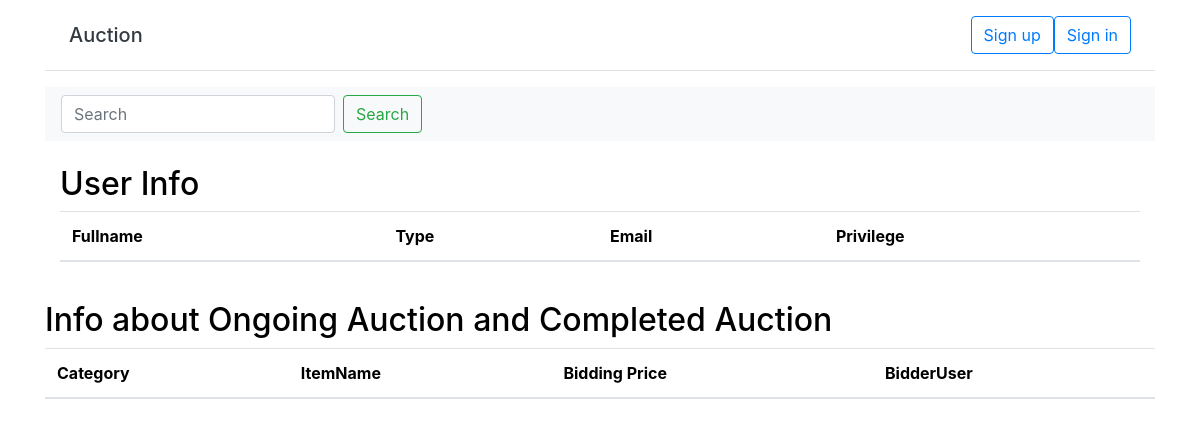
Before: /admin_home.php with the older database file.
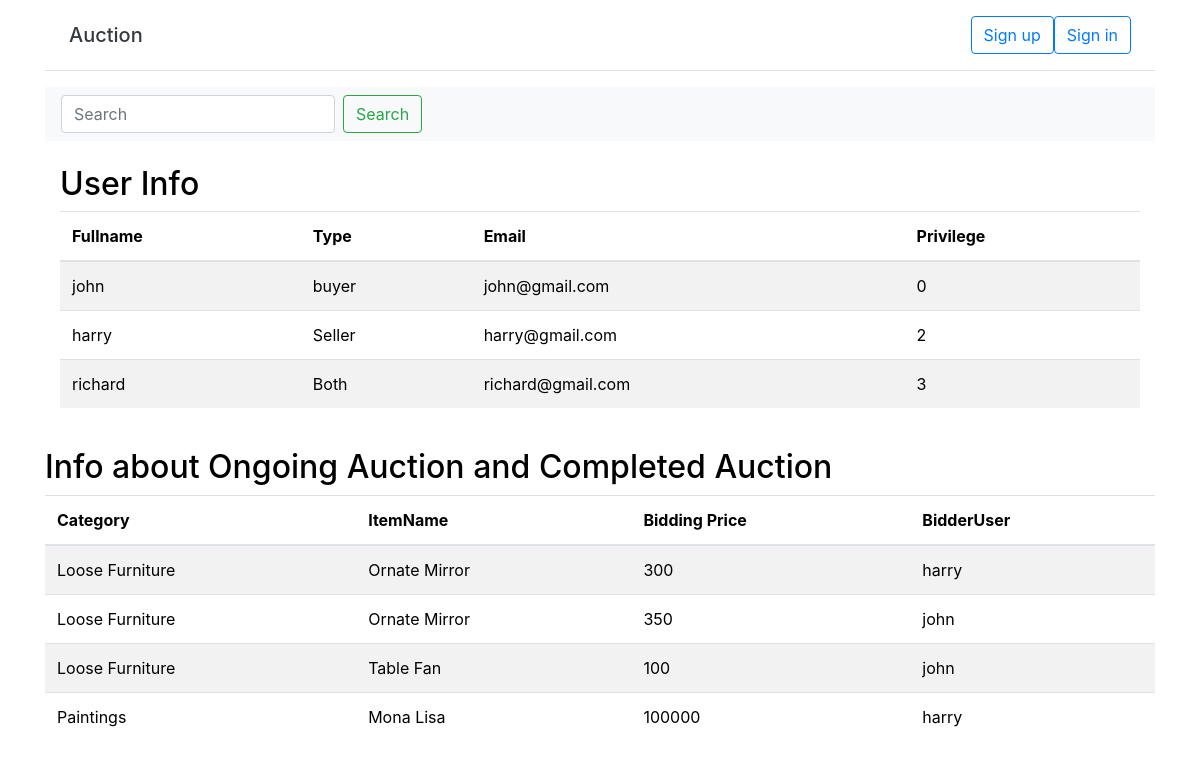
After: the same page with the newer database file.
### tables this page shows
CREATE TABLE `user` (
`user_id` int(11) NOT NULL,
  `privilege` int(11) NOT NULL,
  `user_type` int(11) NOT NULL,
  `Fullname` varchar(100) NOT NULL,
  `Email` varchar(100) NOT NULL,
  `Password` varchar(45) NOT NULL
);

### admin_home.php (the view, shortened to what this page needs)
<!DOCTYPE html>
<html>
<head>
  <?php include ('template/include_files.php');?>
  <?php include ('connection.php');
  ?>
</head>
<body>
  <div class="container">
<?php include ('template/navbar.php');?>
    <nav class="navbar navbar-light bg-light">
      <form class="form-inline">
        <input id="searched_item_input" class="form-control mr-sm-2" type="search" placeholder="Search" aria-label="Search">
        <button type="button" onclick="searchItems('','')" class="btn btn-outline-success my-2 my-sm-0">Search</button>
      </form>
    </nav>
    <br>
   <div class="container">
  <h2>User Info</h2>
  <table class="table table-striped">
    <thead>
      <tr>
        <th>Fullname</th>
        <th>Type</th>
        <th>Email</th>
        <th>Privilege</th>
      </tr>
    </thead>
    <tbody>
      <tr>
         <?php
           $query="SELECT Fullname, user_type,Email, privilege FROM `user`";
           $result=mysqli_query($connection,$query);
           if(mysqli_num_rows($result)>0)
           {
            while($row= mysqli_fetch_assoc($result)){
              if($row["user_type"]=="1")
              echo "<td>" . $row["Fullname"]. "</td><td>"."buyer". "</td><td> ". $row["Email"]. "</td><td>".$row["privilege"]."</td></tr>";
              else if($row["user_type"]=="2")
                 echo "<td>" . $row["Fullname"]. "</td><td>"."Seller". "</td><td> ". $row["Email"]. "</td><td>".$row["privilege"]."</td></tr>";
                else if($row["user_type"]=="3")
                 echo "<td>" . $row["Fullname"]. "</td><td>"."Both". "</td><td> ". $row["Email"]. "</td><td>".$row["privilege"]."</td></tr>";
           }
        }
           ?>
      </tr>
    </tbody>
  </table>
</div>
<br>
<h2>Info about Ongoing Auction and Completed Auction</h2>
  <table class="table table-striped">
    <thead>
      <tr>
        <th>Category</th>
        <th>ItemName</th>
        <th>Bidding Price</th>
        <th>BidderUser</th>
      </tr>
    </thead>
    <tbody>
      <tr>
         <?php
             $query1="SELECT  `Listed_Items_item_id`, `Buyer_Accounts_buyer_id`, `bid_price`,`item_description`,`item_category`,`Fullname` FROM `bids` INNER JOIN listed_items on listed_items.item_id=Listed_Items_item_id INNER JOIN user on user.user_id=Buyer_Accounts_buyer_id";
             $result=mysqli_query($connection,$query1);
             if(mysqli_num_rows($result)>0)
           {
            while($row= mysqli_fetch_assoc($result)){
                   echo "<td>" . $row["item_category"]. "</td><td>".$row["item_description"]. "</td><td> ". $row["bid_price"]. "</td><td>".$row["Fullname"]."</td></tr>";
            }
          }
           ?>
      </tr>
    </tbody>
  </table>
  <br>
</div>
</body>
</html>

### template/include_files.php (shortened to what this page needs)
<link rel="stylesheet" href="https://maxcdn.bootstrapcdn.com/bootstrap/4.0.0/css/bootstrap.min.css">
<link rel="stylesheet" type="text/css" href="css/style.css">
<link rel="stylesheet" type="text/css" href="css/signin.css">

### template/navbar.php (shortened to what this page needs)
<div class="d-flex flex-column flex-md-row align-items-center p-3 px-md-4 mb-3 bg-white border-bottom box-shadow">
	<h5 class="my-0 mr-md-auto text-dark">Auction</h5>
	<?php if(isset($_SESSION['logged'])){?>
		<nav class="my-2 my-md-0 mr-md-3">
			<a class="p-2 text-dark" href="profile.php">Home</a>
			<?php if($_SESSION['logged']=="buyer" || isset($_SESSION['is_both'])){ ?>
				<a class="p-2 text-dark" href="buy.php">Buy</a>
			<?php } ?>
			<?php if($_SESSION['logged']=="seller" || isset($_SESSION['is_both'])){ ?>
				<a class="p-2 text-dark" href="#">Sell</a>
			<?php } ?>
			<a class="btn btn-outline-primary" href="logout.php">Log out</a>
		</nav>
	<?php
	} else {?>
		<a class="btn btn-outline-primary" href="signup.php">Sign up</a>
		<a class="btn btn-outline-primary" href="index.php">Sign in</a>
	<?php }?>
</div>

### css/style.css (style rules this page uses)
body { background-color: #fff; color: #000; }

Changed rows visible on the page:
added user: Fullname "john", Email "john@gmail.com", privilege "0"
added user: Fullname "harry", Email "harry@gmail.com", privilege "2"
added user: Fullname "richard", Email "richard@gmail.com", privilege "3"
Other visible differences:
new list line: "Loose Furniture Ornate Mirror 300 harry"
new list line: "Loose Furniture Ornate Mirror 350 john"
new list line: "Loose Furniture Table Fan 100 john"
new list line: "Paintings Mona Lisa 100000 harry"
